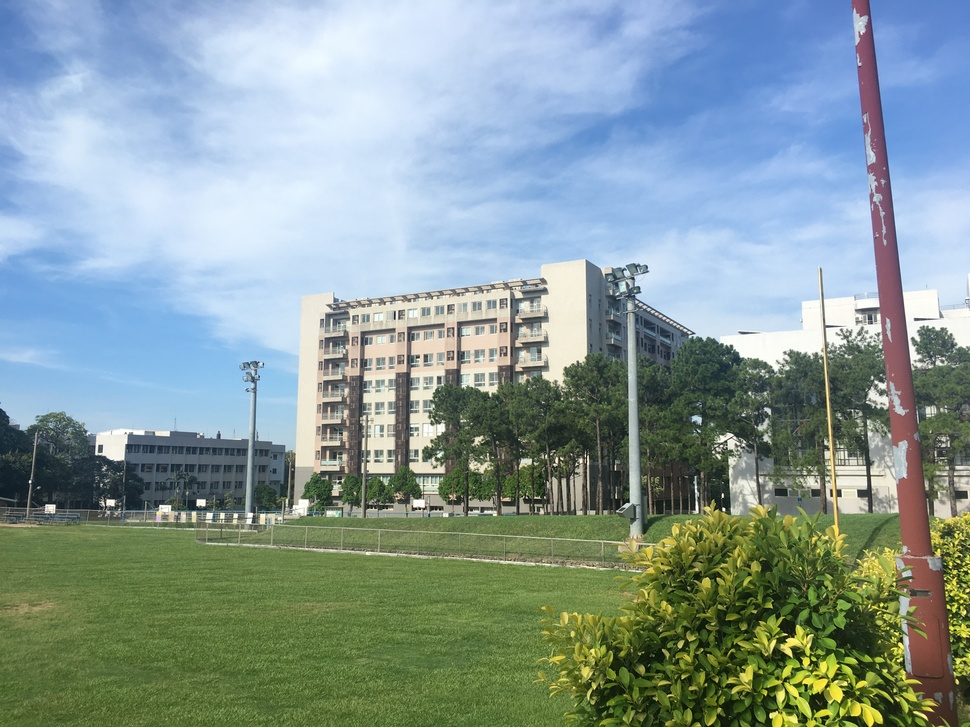
#> input picture resources/image_blend2.jpg, 970 x 727 px, shrunk from 4032 x 3024 before the run
$ python threshold_cv.py
#> lines starting #> are read from the running program, lines starting #| are printed output that depends on the picture; after the words box and inside, x2 and y2 are one past the last pixel; in counts of white or black regions, pixels touching at a corner belong together
import cv2 as cv
import numpy as np
from matplotlib import pyplot as plt
img = cv.imread('resources/image_blend2.jpg',0)
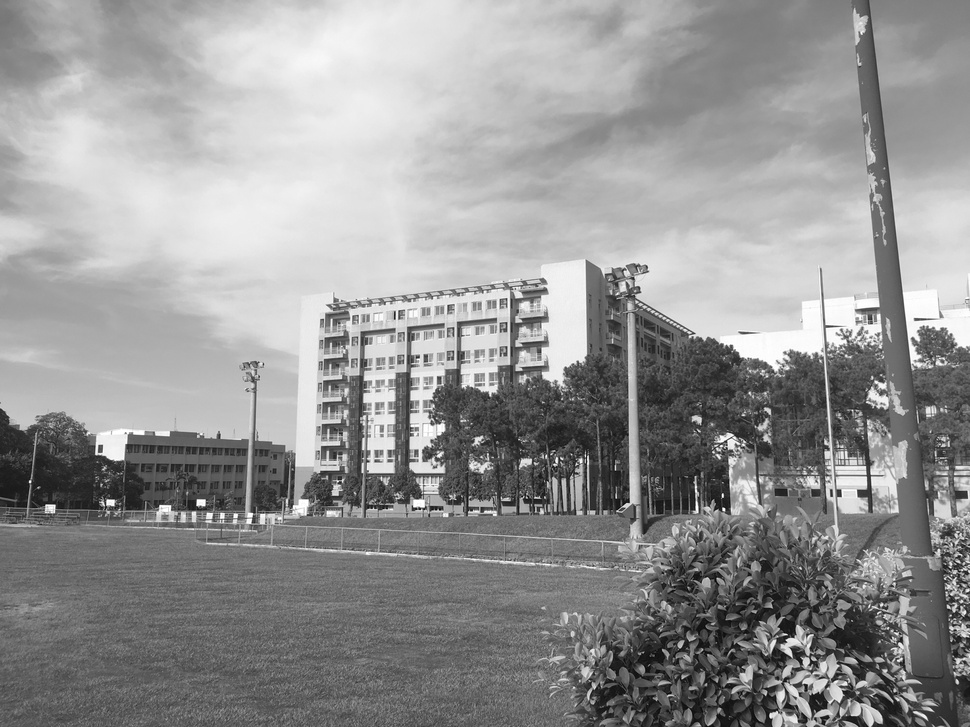
#> img: shape (727, 970); min 4, max 255, mean 148.4
# img = cv.medianBlur(img,5)
ret,th1 = cv.threshold(img,127,255,cv.THRESH_BINARY)
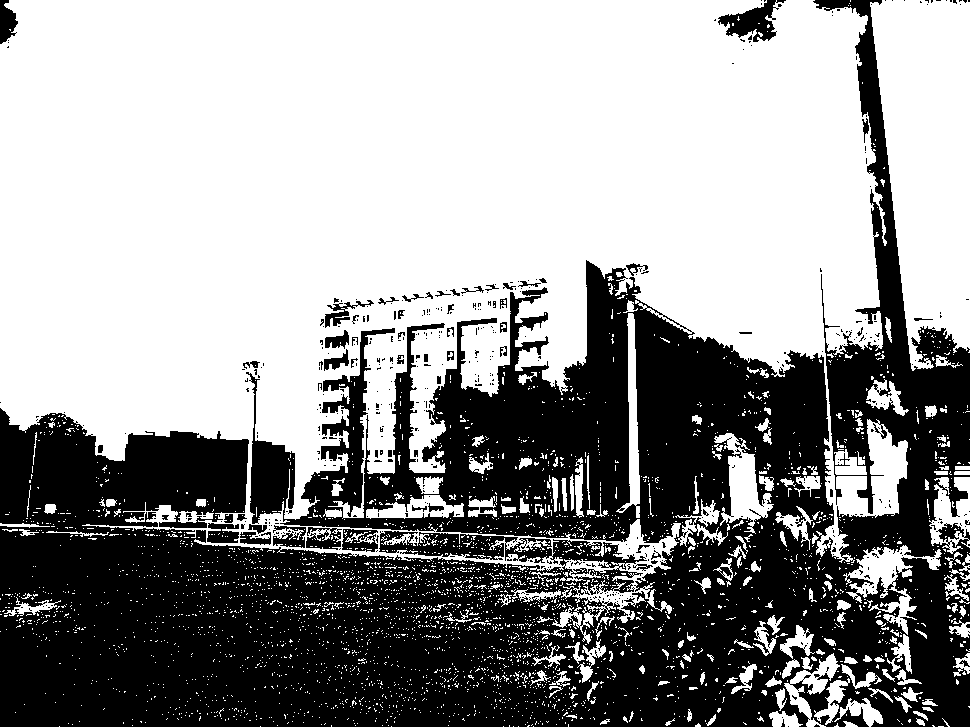
#> th1: shape (727, 970); 58.9% white; 538 black regions (481 under 20 px), largest, box (x1, y1, x2, y2) and area: (0, 0, 970, 727) 281461, (718, 0, 786, 42) 1282, (342, 529, 378, 552) 541
th2 = cv.adaptiveThreshold(img,255,cv.ADAPTIVE_THRESH_MEAN_C,\
            cv.THRESH_BINARY,11,2)
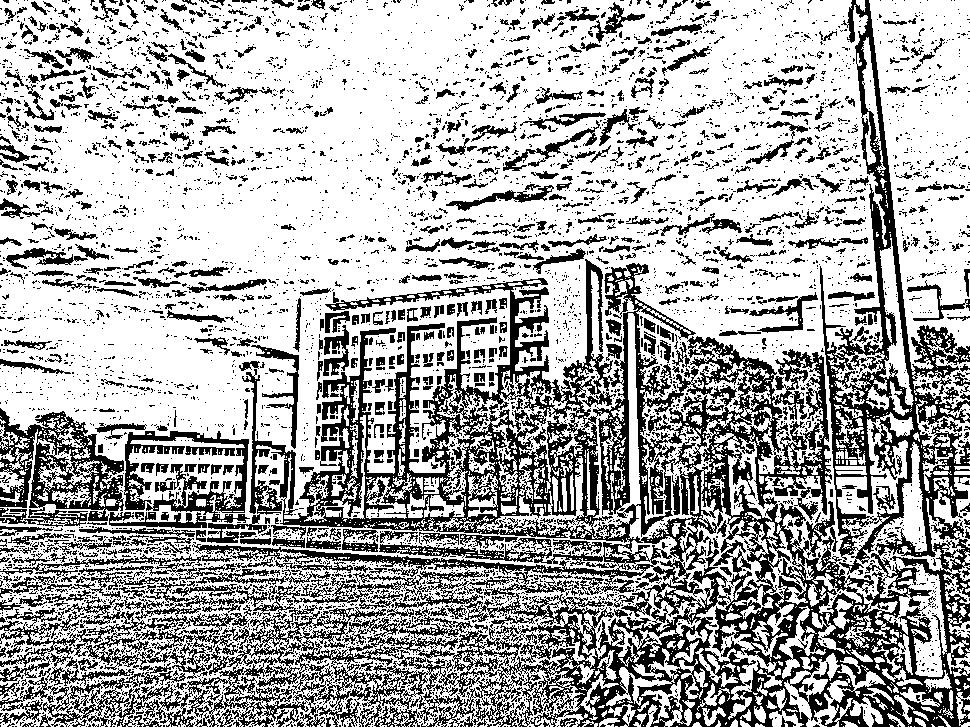
#> th2: shape (727, 970); 67.2% white; 5674 black regions (4938 under 20 px), largest, box (x1, y1, x2, y2) and area: (185, 0, 970, 727) 134368, (0, 408, 124, 527) 6771, (109, 431, 250, 528) 4863
th3 = cv.adaptiveThreshold(img,255,cv.ADAPTIVE_THRESH_GAUSSIAN_C,\
            cv.THRESH_BINARY,11,2)
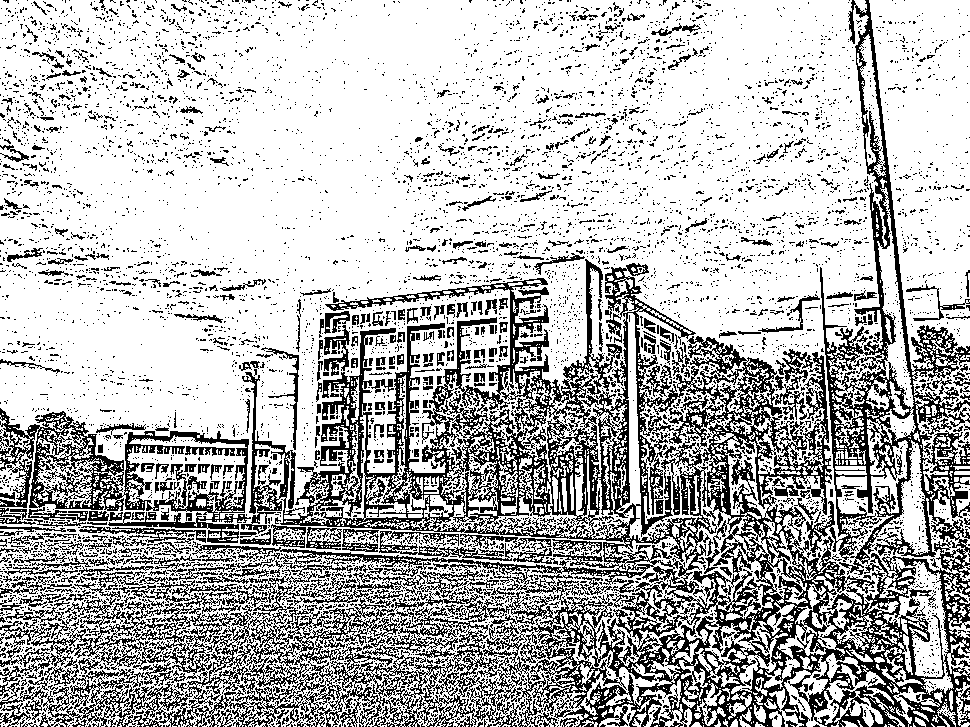
#> th3: shape (727, 970); 71.9% white; black in thin lines or dots
titles = ['Original Image', 'Global Thresholding (v = 127)',
            'Adaptive Mean Thresholding', 'Adaptive Gaussian Thresholding']
images = [img, th1, th2, th3]

cv.imwrite("res/threshold_res.jpg", th2)

for i in range(4):
    plt.subplot(2,2,i+1),plt.imshow(images[i],'gray')
    plt.title(titles[i])
    plt.xticks([]),plt.yticks([])
plt.show()

$ run again, with resources/image_blend1.jpg copied over resources/image_blend2.jpg
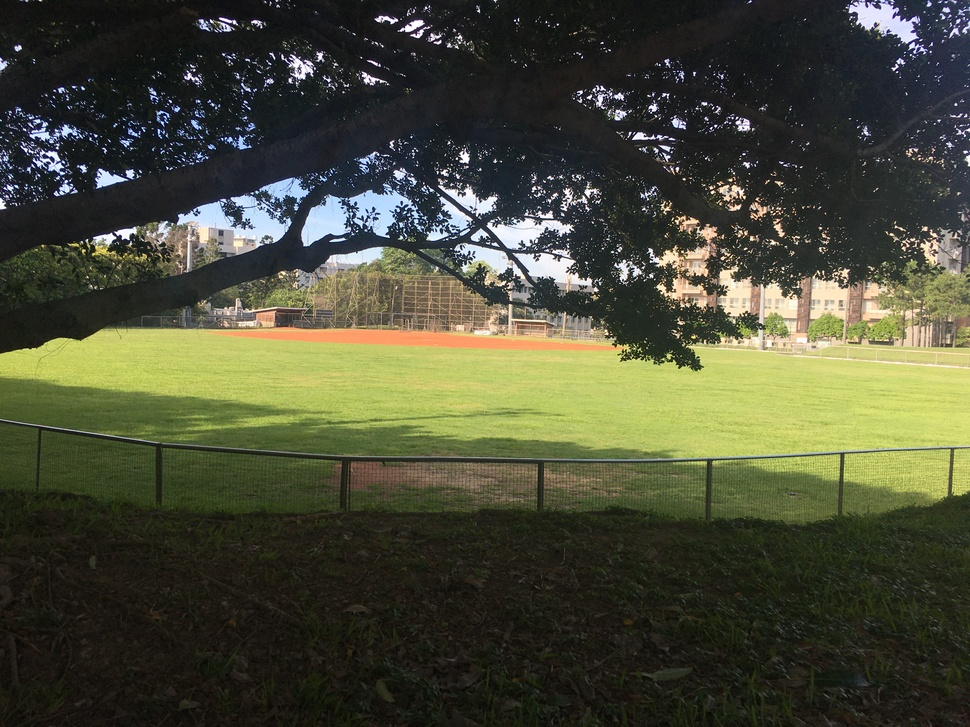
#> input picture resources/image_blend1.jpg, 970 x 727 px, shrunk from 4032 x 3024 before the run
#> `ret,th1 = cv.threshold(img,127,255,cv.THRESH_BINARY)`:
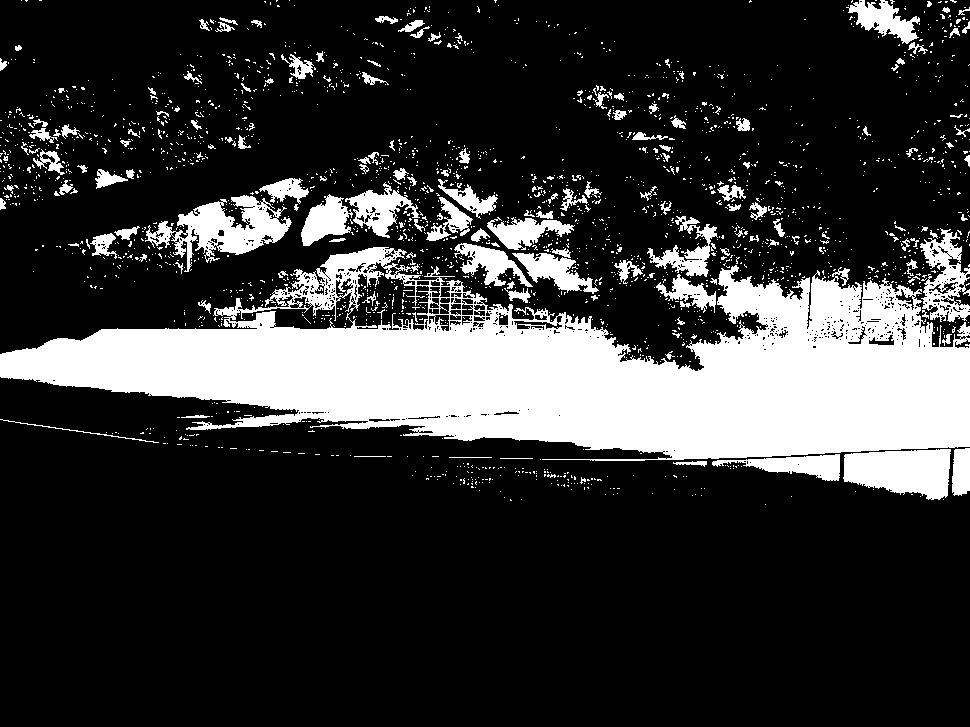
#> th1: shape (727, 970); 21.2% white; 2213 white regions (2053 under 20 px), largest, box (x1, y1, x2, y2) and area: (0, 247, 970, 461) 107535, (145, 195, 292, 272) 4545, (843, 449, 951, 500) 4178
#> th2: shape (727, 970); 54.5% white; 8434 black regions (7196 under 20 px), largest, box (x1, y1, x2, y2) and area: (0, 51, 970, 371) 91822, (0, 0, 506, 218) 33947, (0, 420, 970, 556) 14434
#> `th3 = cv.adaptiveThreshold(img,255,cv.ADAPTIVE_THRESH_GAUSSIAN_C,\ cv...`:
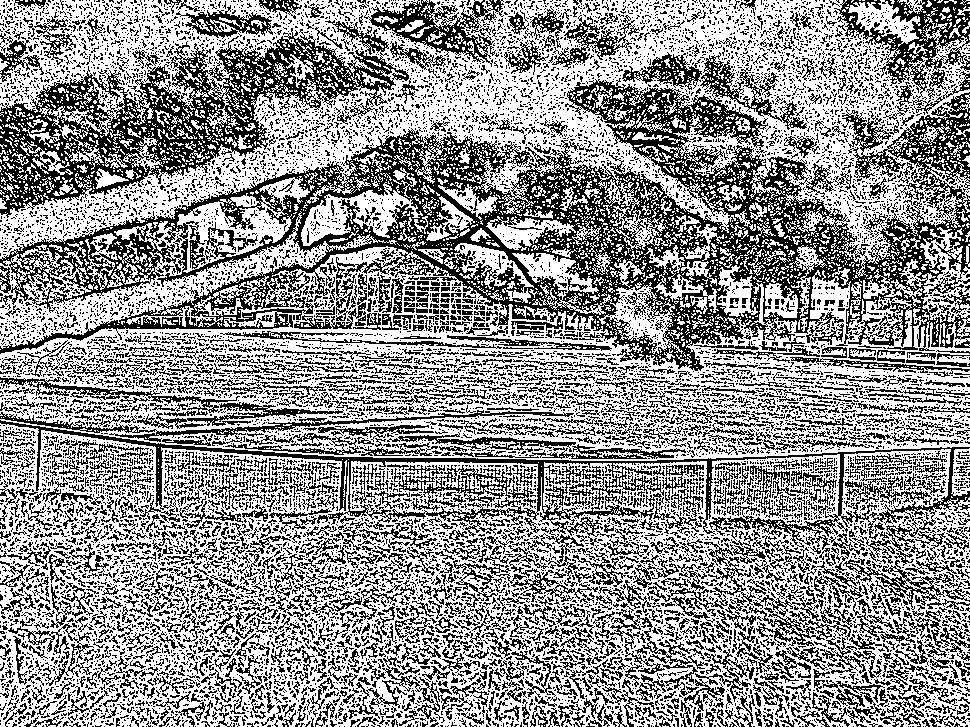
#> th3: shape (727, 970); 58% white; black in thin lines or dots

$ run again, with resources/00068bc07f.jpg copied over resources/image_blend2.jpg
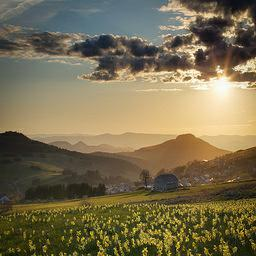
#> input picture resources/00068bc07f.jpg, 256 x 256 px
#> `ret,th1 = cv.threshold(img,127,255,cv.THRESH_BINARY)`:
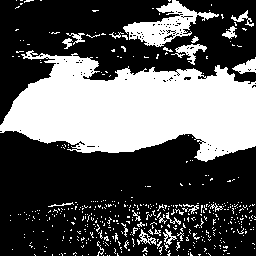
#> th1: shape (256, 256); 34.9% white; 464 white regions (438 under 20 px), largest, box (x1, y1, x2, y2) and area: (0, 50, 256, 162) 18252, (123, 0, 219, 47) 1653, (171, 44, 207, 65) 271
#> th2: shape (256, 256); 58.9% white; 448 black regions (401 under 20 px), largest, box (x1, y1, x2, y2) and area: (0, 147, 256, 256) 11600, (0, 0, 256, 85) 5795, (82, 49, 227, 82) 1888
#> `th3 = cv.adaptiveThreshold(img,255,cv.ADAPTIVE_THRESH_GAUSSIAN_C,\ cv...`:
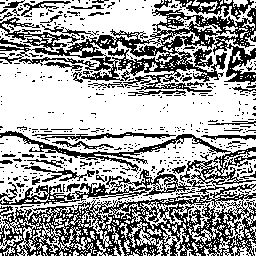
#> th3: shape (256, 256); 62.9% white; black in thin lines or dots

$ run again, with resources/1.png saved as resources/image_blend2.jpg
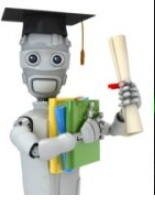
#> input picture resources/1.png, 155 x 200 px
#> `ret,th1 = cv.threshold(img,127,255,cv.THRESH_BINARY)`:
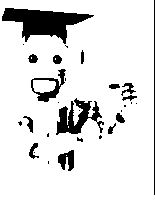
#> th1: shape (200, 155); 87.6% white; 30 black regions (15 under 20 px), largest, box (x1, y1, x2, y2) and area: (2, 8, 94, 44) 1608, (56, 98, 104, 135) 819, (31, 69, 66, 102) 355
#> th2: shape (200, 155); 75.6% white; 56 black regions (45 under 20 px), largest, box (x1, y1, x2, y2) and area: (1, 7, 144, 195) 6379, (117, 35, 130, 79) 215, (108, 37, 121, 80) 203
#> `th3 = cv.adaptiveThreshold(img,255,cv.ADAPTIVE_THRESH_GAUSSIAN_C,\ cv...`:
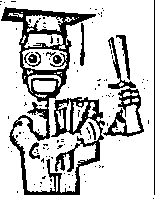
#> th3: shape (200, 155); 78.4% white; 115 black regions (104 under 20 px), largest, box (x1, y1, x2, y2) and area: (1, 7, 105, 195) 4675, (103, 37, 144, 137) 908, (154, 0, 155, 195) 195
